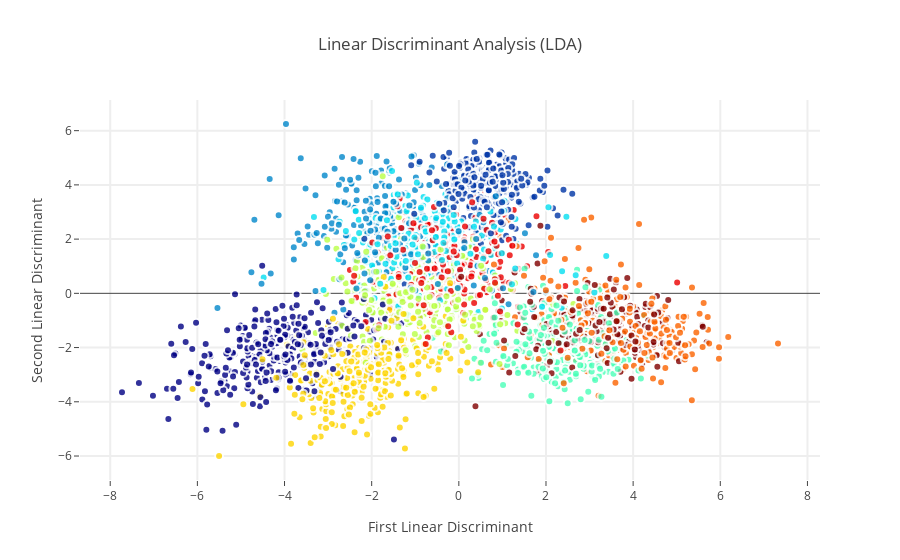

Source (notebook cell):
### Code cell
# Using the Plotly library again
traceLDA = go.Scatter(
    x = X_LDA_2D[:,0],
    y = X_LDA_2D[:,1],
    name = Target,
#     hoveron = Target,
    mode = 'markers',
    text = Target,
    showlegend = True,
    marker = dict(
        size = 8,
        color = Target,
        colorscale ='Jet',
        showscale = False,
        line = dict(
            width = 2,
            color = 'rgb(255, 255, 255)'
        ),
        opacity = 0.8
    )
)
data = [traceLDA]

layout = go.Layout(
    title= 'Linear Discriminant Analysis (LDA)',
    hovermode= 'closest',
    xaxis= dict(
         title= 'First Linear Discriminant',
        ticklen= 5,
        zeroline= False,
        gridwidth= 2,
    ),
    yaxis=dict(
        title= 'Second Linear Discriminant',
        ticklen= 5,
        gridwidth= 2,
    ),
    showlegend= False
)

fig = dict(data=data, layout=layout)
py.iplot(fig, filename='styled-scatter')

### Figure 1 — Plotly figure (JSON) as saved in the notebook; plotly's stock layout.template omitted (floating-point values rounded to 4 significant figures; data arrays with more than 128 entries replaced by an {"elided": "..."} marker saying what was removed)
{"data": [{"marker": {"color": {"elided": "3000 int values"}, "colorscale": "Jet", "line": {"color": "rgb(255, 255, 255)", "width": 2}, "opacity": 0.8, "showscale": false, "size": 8}, "mode": "markers", "name": {"elided": "3000 int values"}, "showlegend": true, "text": {"elided": "3000 int values"}, "type": "scatter", "x": {"elided": "3000 float values"}, "y": {"elided": "3000 float values"}}], "layout": {"hovermode": "closest", "showlegend": false, "title": "Linear Discriminant Analysis (LDA)", "xaxis": {"gridwidth": 2, "ticklen": 5, "title": "First Linear Discriminant", "zeroline": false}, "yaxis": {"gridwidth": 2, "ticklen": 5, "title": "Second Linear Discriminant"}}}
